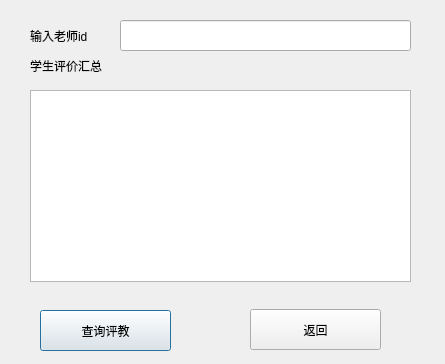
<?xml version="1.0" encoding="UTF-8"?>
<ui version="4.0">
 <class>teaevaluate</class>
 <widget class="QDialog" name="teaevaluate">
  <property name="geometry">
   <rect>
    <x>0</x>
    <y>0</y>
    <width>445</width>
    <height>364</height>
   </rect>
  </property>
  <property name="windowTitle">
   <string>Dialog</string>
  </property>
  <widget class="QTableView" name="tableView">
   <property name="geometry">
    <rect>
     <x>30</x>
     <y>90</y>
     <width>381</width>
     <height>192</height>
    </rect>
   </property>
  </widget>
  <widget class="QLineEdit" name="teaid">
   <property name="geometry">
    <rect>
     <x>120</x>
     <y>20</y>
     <width>291</width>
     <height>31</height>
    </rect>
   </property>
  </widget>
  <widget class="QLabel" name="label">
   <property name="geometry">
    <rect>
     <x>30</x>
     <y>20</y>
     <width>91</width>
     <height>31</height>
    </rect>
   </property>
   <property name="text">
    <string>输入老师id</string>
   </property>
  </widget>
  <widget class="QLabel" name="label_2">
   <property name="geometry">
    <rect>
     <x>30</x>
     <y>50</y>
     <width>121</width>
     <height>31</height>
    </rect>
   </property>
   <property name="text">
    <string>学生评价汇总</string>
   </property>
  </widget>
  <widget class="QPushButton" name="pushButton">
   <property name="geometry">
    <rect>
     <x>40</x>
     <y>310</y>
     <width>131</width>
     <height>41</height>
    </rect>
   </property>
   <property name="text">
    <string>查询评教</string>
   </property>
  </widget>
  <widget class="QPushButton" name="pushButton_2">
   <property name="geometry">
    <rect>
     <x>250</x>
     <y>309</y>
     <width>131</width>
     <height>41</height>
    </rect>
   </property>
   <property name="text">
    <string>返回</string>
   </property>
  </widget>
 </widget>
 <resources/>
 <connections/>
</ui>
